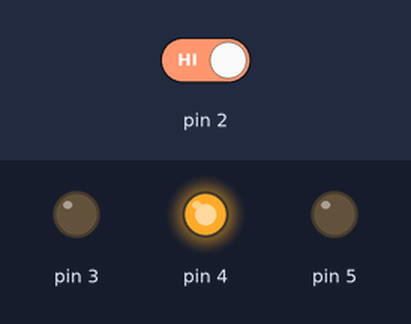
Recording of a sketch running on a simulated Arduino Uno, built with avr-gcc and run on an emulated ATmega328P. On the bench: output pins drawn as LEDs (lit = HIGH). The test bench sets the inputs (shaded band); at power-on: pin 2 HIGH. Random numbers use the default seed unless the sketch sets one.

Above: at 6.2 s.
6.3 s: pin 2 driven LOW
At 6.8 s:
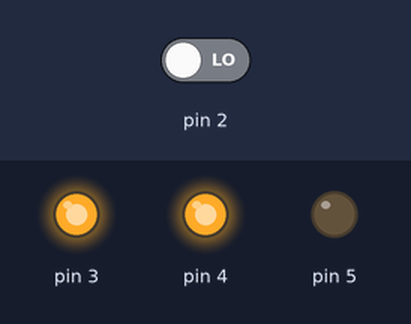
7.8 s: pin 2 driven HIGH
At 11.49 s:
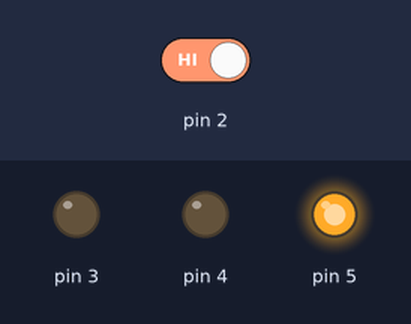
Timing chart, 0 to 16.9 s (numbered marks = the images above; inputs shaded):
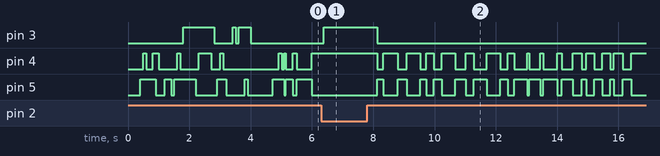

Measured:
- after the input at 6.3 s, pin 3: LOW → HIGH after 0.09 s
- after the input at 7.8 s, pin 3: HIGH → LOW after 0.34 s; pin 4: HIGH → LOW after 0.34 s, → HIGH 0.20 s later, → LOW 0.46 s later, → HIGH 0.29 s later, … (30 changes in this stretch); pin 5: LOW → HIGH after 0.34 s, → LOW 0.20 s later, → HIGH 0.46 s later, → LOW 0.29 s later, … (30 changes in this stretch)

The sketch:

spaceship.ino
```cpp
int switchState = 0;

void setup() {
  Serial.begin(9600);

  pinMode(3, OUTPUT);
  pinMode(4, OUTPUT);
  pinMode(5, OUTPUT);
  pinMode(2, INPUT);

  randomSeed(analogRead(0));

  welcomeBlink();
}

void loop() {
  // put your main code here, to run repeatedly:
  switchState = digitalRead(2);

  if (switchState == LOW)
  {
    digitalWrite(3, HIGH);
    digitalWrite(4, HIGH);
    digitalWrite(5, LOW);
  }
  else
  {
    digitalWrite(3, LOW);
    digitalWrite(4, LOW);
    digitalWrite(5, HIGH);
  }

  delay(random(50, 500));
  digitalWrite(4, HIGH);
  digitalWrite(5, LOW);
  delay(random(50, 500));
}

void welcomeBlink() {
  int ledNumber = 0;
  for(int i = 0 ; i < 100 ; i++) {

    int randNumber = random(2);
    ledNumber = generateLedNumber(ledNumber);

    digitalWrite(ledNumber, randNumber);
    delay(50);
  }
}

int generateLedNumber(int previousLedNumber) {
  int nextLedNumber = 0;
  while (previousLedNumber == nextLedNumber) {
    nextLedNumber = random(3, 6);
  }
  return nextLedNumber;
}
```
